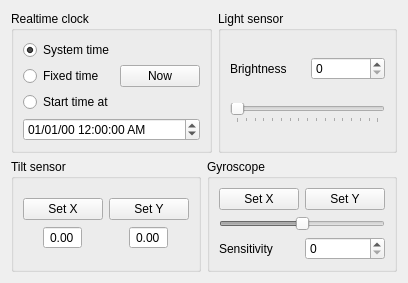
<?xml version="1.0" encoding="UTF-8"?>
<ui version="4.0">
 <class>SensorView</class>
 <widget class="QWidget" name="SensorView">
  <property name="geometry">
   <rect>
    <x>0</x>
    <y>0</y>
    <width>434</width>
    <height>319</height>
   </rect>
  </property>
  <property name="sizePolicy">
   <sizepolicy hsizetype="Fixed" vsizetype="Fixed">
    <horstretch>0</horstretch>
    <verstretch>0</verstretch>
   </sizepolicy>
  </property>
  <property name="windowTitle">
   <string>Sensors</string>
  </property>
  <layout class="QVBoxLayout" name="verticalLayout">
   <property name="sizeConstraint">
    <enum>QLayout::SetFixedSize</enum>
   </property>
   <item>
    <layout class="QHBoxLayout" name="horizontalLayout">
     <item>
      <widget class="QGroupBox" name="groupBox">
       <property name="title">
        <string>Realtime clock</string>
       </property>
       <layout class="QGridLayout" name="gridLayout_4">
        <item row="1" column="0">
         <widget class="QRadioButton" name="timeFixed">
          <property name="text">
           <string>Fixed time</string>
          </property>
          <attribute name="buttonGroup">
           <string notr="true">timeButtons</string>
          </attribute>
         </widget>
        </item>
        <item row="0" column="0">
         <widget class="QRadioButton" name="timeNoOverride">
          <property name="text">
           <string>System time</string>
          </property>
          <property name="checked">
           <bool>true</bool>
          </property>
          <attribute name="buttonGroup">
           <string notr="true">timeButtons</string>
          </attribute>
         </widget>
        </item>
        <item row="2" column="0">
         <widget class="QRadioButton" name="timeFakeEpoch">
          <property name="text">
           <string>Start time at</string>
          </property>
          <attribute name="buttonGroup">
           <string notr="true">timeButtons</string>
          </attribute>
         </widget>
        </item>
        <item row="0" column="1" rowspan="3">
         <widget class="QPushButton" name="timeNow">
          <property name="text">
           <string>Now</string>
          </property>
         </widget>
        </item>
        <item row="3" column="0" colspan="2">
         <widget class="QDateTimeEdit" name="time">
          <property name="wrapping">
           <bool>true</bool>
          </property>
          <property name="maximumDate">
           <date>
            <year>2099</year>
            <month>12</month>
            <day>31</day>
           </date>
          </property>
          <property name="minimumDate">
           <date>
            <year>2000</year>
            <month>1</month>
            <day>1</day>
           </date>
          </property>
          <property name="currentSection">
           <enum>QDateTimeEdit::MonthSection</enum>
          </property>
          <property name="displayFormat">
           <string>MM/dd/yy hh:mm:ss AP</string>
          </property>
         </widget>
        </item>
       </layout>
      </widget>
     </item>
     <item>
      <widget class="QGroupBox" name="groupBox_2">
       <property name="title">
        <string>Light sensor</string>
       </property>
       <layout class="QGridLayout" name="gridLayout_6">
        <item row="0" column="0">
         <widget class="QLabel" name="label_4">
          <property name="text">
           <string>Brightness</string>
          </property>
         </widget>
        </item>
        <item row="0" column="1">
         <widget class="QSpinBox" name="lightSpin">
          <property name="maximum">
           <number>255</number>
          </property>
         </widget>
        </item>
        <item row="1" column="0" colspan="2">
         <widget class="QSlider" name="lightSlide">
          <property name="maximum">
           <number>255</number>
          </property>
          <property name="orientation">
           <enum>Qt::Horizontal</enum>
          </property>
          <property name="tickPosition">
           <enum>QSlider::TicksBelow</enum>
          </property>
          <property name="tickInterval">
           <number>16</number>
          </property>
         </widget>
        </item>
       </layout>
      </widget>
     </item>
    </layout>
   </item>
   <item>
    <layout class="QHBoxLayout" name="horizontalLayout_2">
     <item>
      <widget class="QGroupBox" name="tilt">
       <property name="title">
        <string>Tilt sensor</string>
       </property>
       <layout class="QGridLayout" name="gridLayout_10">
        <item row="0" column="0" colspan="2">
         <layout class="QGridLayout" name="gridLayout_11">
          <item row="0" column="1">
           <widget class="QPushButton" name="tiltSetY">
            <property name="text">
             <string>Set Y</string>
            </property>
            <property name="checkable">
             <bool>true</bool>
            </property>
           </widget>
          </item>
          <item row="0" column="0">
           <widget class="QPushButton" name="tiltSetX">
            <property name="text">
             <string>Set X</string>
            </property>
            <property name="checkable">
             <bool>true</bool>
            </property>
           </widget>
          </item>
          <item row="1" column="0" alignment="Qt::AlignHCenter">
           <widget class="QDoubleSpinBox" name="tiltX">
            <property name="sizePolicy">
             <sizepolicy hsizetype="Ignored" vsizetype="Fixed">
              <horstretch>0</horstretch>
              <verstretch>0</verstretch>
             </sizepolicy>
            </property>
            <property name="alignment">
             <set>Qt::AlignCenter</set>
            </property>
            <property name="readOnly">
             <bool>true</bool>
            </property>
            <property name="buttonSymbols">
             <enum>QAbstractSpinBox::NoButtons</enum>
            </property>
            <property name="minimum">
             <double>-1.000000000000000</double>
            </property>
            <property name="maximum">
             <double>1.000000000000000</double>
            </property>
            <property name="singleStep">
             <double>0.010000000000000</double>
            </property>
           </widget>
          </item>
          <item row="1" column="1" alignment="Qt::AlignHCenter">
           <widget class="QDoubleSpinBox" name="tiltY">
            <property name="sizePolicy">
             <sizepolicy hsizetype="Ignored" vsizetype="Fixed">
              <horstretch>0</horstretch>
              <verstretch>0</verstretch>
             </sizepolicy>
            </property>
            <property name="alignment">
             <set>Qt::AlignCenter</set>
            </property>
            <property name="readOnly">
             <bool>true</bool>
            </property>
            <property name="buttonSymbols">
             <enum>QAbstractSpinBox::NoButtons</enum>
            </property>
            <property name="minimum">
             <double>-1.000000000000000</double>
            </property>
            <property name="maximum">
             <double>1.000000000000000</double>
            </property>
            <property name="singleStep">
             <double>0.010000000000000</double>
            </property>
           </widget>
          </item>
         </layout>
        </item>
       </layout>
      </widget>
     </item>
     <item>
      <widget class="QGroupBox" name="gyro">
       <property name="title">
        <string>Gyroscope</string>
       </property>
       <layout class="QGridLayout" name="gridLayout_12">
        <item row="0" column="0" colspan="2">
         <layout class="QGridLayout" name="gridLayout_17">
          <item row="0" column="1">
           <widget class="QPushButton" name="gyroSetY">
            <property name="text">
             <string>Set Y</string>
            </property>
            <property name="checkable">
             <bool>true</bool>
            </property>
           </widget>
          </item>
          <item row="0" column="0">
           <widget class="QPushButton" name="gyroSetX">
            <property name="text">
             <string>Set X</string>
            </property>
            <property name="checkable">
             <bool>true</bool>
            </property>
           </widget>
          </item>
          <item row="2" column="0">
           <widget class="QLabel" name="label_2">
            <property name="text">
             <string>Sensitivity</string>
            </property>
           </widget>
          </item>
          <item row="2" column="1">
           <widget class="QDoubleSpinBox" name="gyroSensitivity">
            <property name="decimals">
             <number>0</number>
            </property>
            <property name="maximum">
             <double>1000.000000000000000</double>
            </property>
           </widget>
          </item>
          <item row="1" column="0" colspan="2">
           <widget class="QSlider" name="gyroView">
            <property name="enabled">
             <bool>false</bool>
            </property>
            <property name="minimum">
             <number>-2147483647</number>
            </property>
            <property name="maximum">
             <number>2147483647</number>
            </property>
            <property name="value">
             <number>0</number>
            </property>
            <property name="tracking">
             <bool>false</bool>
            </property>
            <property name="orientation">
             <enum>Qt::Horizontal</enum>
            </property>
           </widget>
          </item>
         </layout>
        </item>
       </layout>
      </widget>
     </item>
    </layout>
   </item>
  </layout>
 </widget>
 <resources/>
 <connections/>
 <buttongroups>
  <buttongroup name="timeButtons"/>
 </buttongroups>
</ui>
